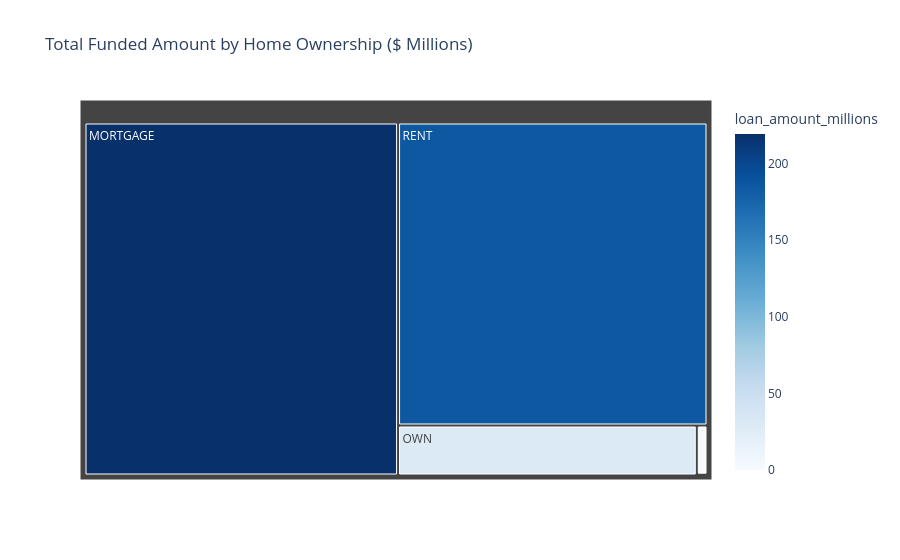

Source (notebook cell):
### Markdown cell above
### Home ownership by Total Funded Amount

### Code cell
# Home Ownership by Total Funded Amount

home_funding = (
    df.groupby('home_ownership')['loan_amount']
      .sum()
      .reset_index()
)

home_funding['loan_amount_millions'] = (
    home_funding['loan_amount'] / 1000000
)

fig = px.treemap(
    home_funding,
    path=['home_ownership'],
    values='loan_amount_millions',
    color='loan_amount_millions',
    color_continuous_scale='Blues',
    title='Total Funded Amount by Home Ownership ($ Millions)'
)

fig.show()

### Figure 1 — Plotly figure (JSON) as saved in the notebook; plotly's stock layout.template omitted (floating-point values rounded to 4 significant figures)
{"data": [{"branchvalues": "total", "customdata": [[219.3], [0.0168], [1.045], [29.6], [185.8]], "domain": {"x": [0, 1], "y": [0, 1]}, "hovertemplate": "labels=%{label}<br>loan_amount_millions_sum=%{value}<br>parent=%{parent}<br>id=%{id}<br>loan_amount_millions=%{color}<extra></extra>", "ids": ["MORTGAGE", "NONE", "OTHER", "OWN", "RENT"], "labels": ["MORTGAGE", "NONE", "OTHER", "OWN", "RENT"], "marker": {"coloraxis": "coloraxis", "colors": [219.3, 0.0168, 1.045, 29.6, 185.8]}, "name": "", "parents": ["", "", "", "", ""], "type": "treemap", "values": [219.3, 0.0168, 1.045, 29.6, 185.8]}], "layout": {"coloraxis": {"colorbar": {"title": {"text": "loan_amount_millions"}}, "colorscale": [[0, "rgb(247,251,255)"], [0.125, "rgb(222,235,247)"], [0.25, "rgb(198,219,239)"], [0.375, "rgb(158,202,225)"], [0.5, "rgb(107,174,214)"], [0.625, "rgb(66,146,198)"], [0.75, "rgb(33,113,181)"], [0.875, "rgb(8,81,156)"], [1, "rgb(8,48,107)"]]}, "legend": {"tracegroupgap": 0}, "title": {"text": "Total Funded Amount by Home Ownership ($ Millions)"}}}
